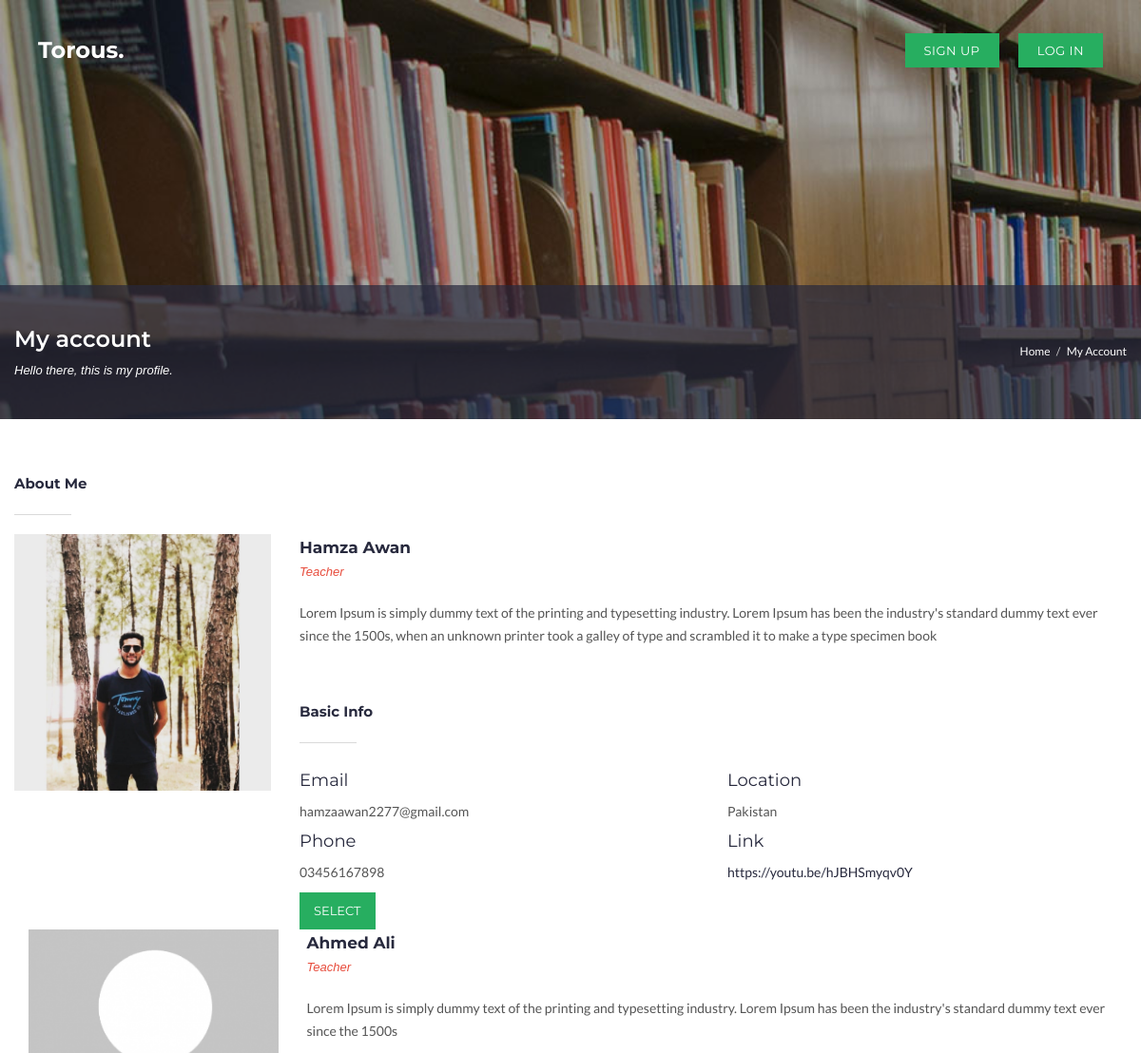
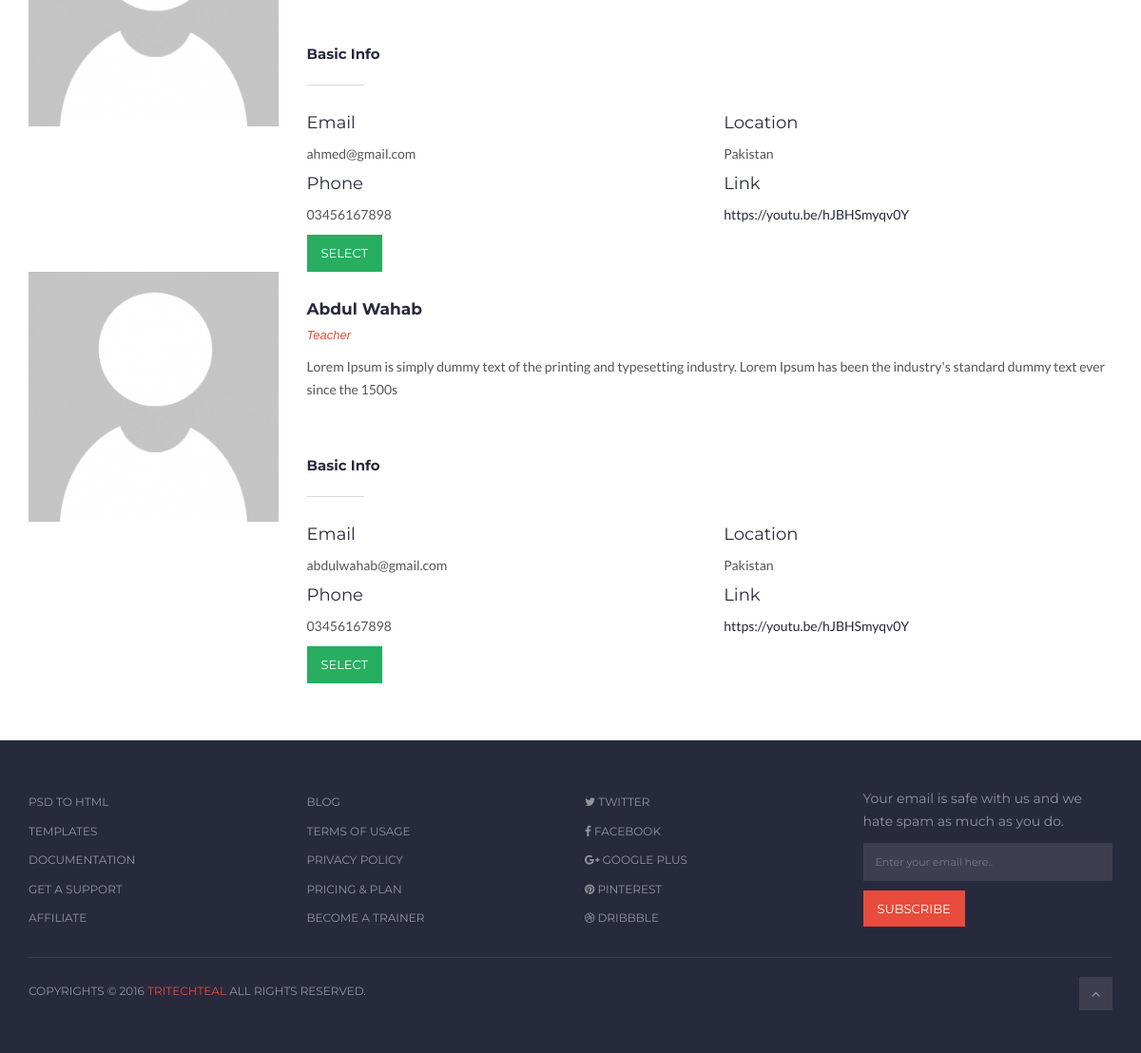
Screenshot of /index.php/students/selectTeacher with the database file from the repository (2 pictures, top to bottom).
### tables this page shows
CREATE TABLE `teacher` (
  `id` int(11) NOT NULL,
  `fname` varchar(255) NOT NULL,
  `lname` varchar(255) NOT NULL,
  `gender` varchar(255) NOT NULL,
  `dob` varchar(255) NOT NULL,
  `location` varchar(255) NOT NULL,
  `link` varchar(255) NOT NULL,
  `address` varchar(255) NOT NULL,
  `phno` varchar(255) NOT NULL,
  `email` varchar(255) NOT NULL,
  `password` varchar(255) NOT NULL,
  `profile_img` varchar(255) NOT NULL,
  `description` text NOT NULL,
  `prof_bg` text NOT NULL,
  `certificates` varchar(255) NOT NULL,
  `fees` varchar(255) NOT NULL,
  `status` tinyint(4) NOT NULL DEFAULT 0,
  `subject_id` int(11) NOT NULL,
  `group_id` int(11) NOT NULL
);

### application/controllers/Students.php (called while the page is built, shortened)
<?php
    class Students extends CI_Controller{
    public function selectTeacher(){
        $subject_id=$this->input->post('subject');
        $group_id=$this->input->post('group');
        $data['teachers']=$this->teacher_model->getTeachers('teacher',$subject_id,$group_id);
        $this->load->view('templates/header');
        $this->load->view('students/select-teachers',$data);
        $this->load->view('templates/footer');
    }
}

### index.php (called while the page is built, shortened)
<?php
require_once BASEPATH.'core/CodeIgniter.php';

### application/models/Teacher_model.php (called while the page is built, shortened)
<?php
        class Teacher_model extends CI_Model{
            public function getTeachers($table,$subject_id=FALSE,$group_id=FALSE){
                if($subject_id==FALSE && $group_id==FALSE){
                $query=$this->db->get($table);
                return $query->result_array();
                }
                $this->db->where('subject_id',$subject_id);
                $query=$this->db->get($table);
                return $query->result_array();
            }
        }
?>

### application/views/students/select-teachers.php (the view, shortened to what this page needs)
<!DOCTYPE html>
<html lang="en">
<head>
    <link href="https://cdn.jsdelivr.net/npm/select2@4.1.0-beta.1/dist/css/select2.min.css" rel="stylesheet" />
</head>
<body class="leftmenu memberprofile">
        <div id="page-content-wrapper">
            <a href="#menu-toggle" class="menuopener" id="menu-toggle"><i class="fa fa-bars"></i></a>
            <div class="demo-parallax parallax section looking-photo nopadbot" data-stellar-background-ratio="0.5" style="background-image:url('<?php echo base_url();?>/assets/upload/demo_01.jpg');">
                <div class="page-title section nobg">
                    <div class="container-fluid">
                        <div class="clearfix">
                            <div class="title-area pull-left">
                                <h2>My account <small>Hello there, this is my profile.</small></h2>
                            </div>
                            <div class="pull-right hidden-xs">
                                <div class="bread">
                                    <ol class="breadcrumb">
                                        <li><a href="#">Home</a></li>
                                        <li class="active">My Account</li>
                                    </ol>
                                </div>
                            </div>
                        </div>
                    </div>
                </div>
            </div>
            <div class="section">
                <div class="container-fluid">
                    <div class="row">
                        <div class="col-md-12 col-sm-12">
                            <div class="about-widget clearfix">
                                <div class="widget-title">
                                    <h3>About Me</h3>
                                    <hr>
                                </div>
                                <div class="row">
                                    <?php foreach($teachers as $teacher):?>
                                    <div class="col-md-3 col-sm-12" >
                                        <div class="team-member-img text-center">
                                            <img src="<?php echo base_url();?>assets/uploads/teachers/<?= $teacher['profile_img']?>" alt="team member img" class="img-responsive">
                                            <br>
                                        </div>
                                    </div>
                                    <div class="col-md-9 col-sm-12">
                                        <div class="team-member-name">
                                            <p><?= $teacher['fname'].' '.$teacher['lname']?></p>
                                            <span>Teacher</span>
                                        </div>
                                        <p>
                                                <?= $teacher['description']?>
                                            </p>
                                        <div class="widget-title">
                                            <h3>Basic Info</h3>
                                            <hr>
                                        </div>
                                        <div class="row">
                                            <div class="col-md-6">
                                                <h4>
                                                    Email
                                                </h4>
                                                <p><?= $teacher['email']?></p>
                                                <h4>
                                                    Phone
                                                </h4>
                                                <p><?= $teacher['phno']?></p>
                                            </div>
                                            <div class="col-md-6">
                                            <h4>
                                                    Location
                                                </h4>
                                                <p><?= $teacher['location']?></p>
                                                <h4>
                                                 Link
                                                </h4>
                                                <a href="<?= $teacher['link']?>"><?= $teacher['link']?></a>
                                            </div>
                                        </div>
                                      <a href="<?php echo base_url('/students/addteachers/'.$teacher['id'].'/'.$teacher['fname']);?>" class="btn btn-default" >
                                      Select
                                    </a>
                                    </div>
                                </div>
                                <?php
                                    endforeach;?>
                            </div>
                        </div>
                            </div>
                        </div>
</body>
</html>

### assets/css/style.css (style rules this page uses)
html, body { height: 100%; }
body { font-size: 14px; line-height: 1.70857; }
body, li, p { letter-spacing: 0; color: #555555; }
a { color: #27293d; outline: none; text-decoration: none; -webkit-transition: all .3s ease-in-out; -moz-transition: all .3s ease-in-out; -ms-transition: all .3s ease-in-out; -o-transition: all .3s ease-in-out; transition: all .3s ease-in-out; }
h1, h2, h3, h4, h5, h6 { color: #27293d; font-weight: normal; }
.btn-default, .btn-primary, .btn-inverse { border-radius: 0 !important; background-color: #2d2d2d; color: #ffffff !important; padding: 10px 15px; border: 0; }
.btn { text-transform: uppercase; }
.section { display: block; position: relative; background-color: #ffffff; padding: 60px 0; }
.section.nobg { padding: 45px 0 !important; background-color: rgba(39, 41, 61, 0.7); }
.section.nobg .breadcrumb li.active, .section.nobg .breadcrumb li a, .section.nobg .title-area h2 small, .section.nobg h2 { color: #ffffff; }
.parallax { background-attachment: fixed; background-size: cover; height: 100%; padding: 90px 0; position: relative; width: 100%; }
.section.nopadbot, .nopadbot { padding-bottom: 0 !important }
.service-list span, .about-widget span { vertical-align: middle; color: #1a1a1a; padding: 0 0 10px; display: block; font-size: 24px; }
.widget-title h3 { font-size: 15px; font-weight: 700; padding: 0; margin: 0; line-height: 1; letter-spacing: 0; }
.widget-title { display: block; position: relative; margin-bottom: 10px; }
.widget-title hr { width: 60px; margin-top: 25px; border-color: #d9d9d9; margin-left: 0; }
.about-widget .team-member-name { padding-top: 0; }
.looking-photo { position: relative; }
.menuopener { background-color: #fff; color: #364c63; font-size: 15px; height: 40px; left: 0; line-height: 40px; position: absolute; text-align: center; top: 0; width: 40px; }
#page-content-wrapper { position: relative; }
.btn-default, .btn-primary { text-transform: uppercase; font-size: 13px; }
.title-area h2 { font-size: 24px; font-weight: 600; line-height: 1; margin: 0; padding: 0; }
.title-area h2 small { display: block; font-size: 13px; padding: 14px 0 0; }
.breadcrumb { background-color: transparent; border-radius: 0; font-size: 12px; list-style: outside none none; margin: 15px 0 0 0; padding: 0; }
.breadcrumb > li + li::before { padding: 0 4px; }
.demo-parallax.onecourse, .demo-parallax { padding: 30rem 0 15rem !important; }
.team-member-img { background-color: #ffffff; position: relative; width: 100%; }
.team-member-img img { width: 100%; }
.team-member-name { display: inline; float: left; padding: 25px 0 10px; width: 100%; }
.team-member-name p { color: #27293d; font-size: 17px; font-weight: bold; margin-bottom: 0; padding: 0; text-transform: capitalize; }
.team-member-name span { color: #aaa; font-size: 13px; font-style: italic; }
blockquote p, #hero-search-input .form-control, .section-full .centermessage p, .lead, .team-member-name span, small { font-family: 'Droid Serif', sans-serif !important; font-style: italic; }
.single-team-member > p, .normal-header .dropdown-menu > li, .normal-header .dropdown-menu > li a, .item-title small a, body, li, p { font-family: 'Lato', sans-serif !important; }
#bbpress-forums li.bbp-body ul.forum li.bbp-forum-info a, .course-complete .progress, .course-quiz-panel .checkbox, .course-custom-meta p, .course-table .table > thead > tr > th, .team-member-name p, .yamm p, .hot, h1, h2, h3, h4, .pricing-price p, h5, h6, .header .pager .btn, .copyrights .form-inline .form-control, .copyrights p, .copyrights li a, .btn, .item-title a, .navbar-brand.with-text, .readmore { font-family: 'Montserrat', sans-serif !important; }

### rows the page displays
teacher: profile_img (picture), fname "Hamza", lname "Awan", description "Lorem Ipsum is simply dummy text of the printing and typesetting industry. Lorem Ipsum has been the industry's standard dummy text ever since the 1500s, when an unknown printer took a galley of type and scrambled it to make a type specimen book", email "hamzaawan2277@gmail.com", phno "03456167898", location "Pakistan", link "https://youtu.be/hJBHSmyqv0Y"
teacher: profile_img (placeholder picture), fname "Ahmed", lname "Ali", description "Lorem Ipsum is simply dummy text of the printing and typesetting industry. Lorem Ipsum has been the industry's standard dummy text ever since the 1500s", email "ahmed@gmail.com", phno "03456167898", location "Pakistan", link "https://youtu.be/hJBHSmyqv0Y"
teacher: profile_img (placeholder picture), fname "Abdul", lname "Wahab", description "Lorem Ipsum is simply dummy text of the printing and typesetting industry. Lorem Ipsum has been the industry's standard dummy text ever since the 1500s", email "abdulwahab@gmail.com", phno "03456167898", location "Pakistan", link "https://youtu.be/hJBHSmyqv0Y"
